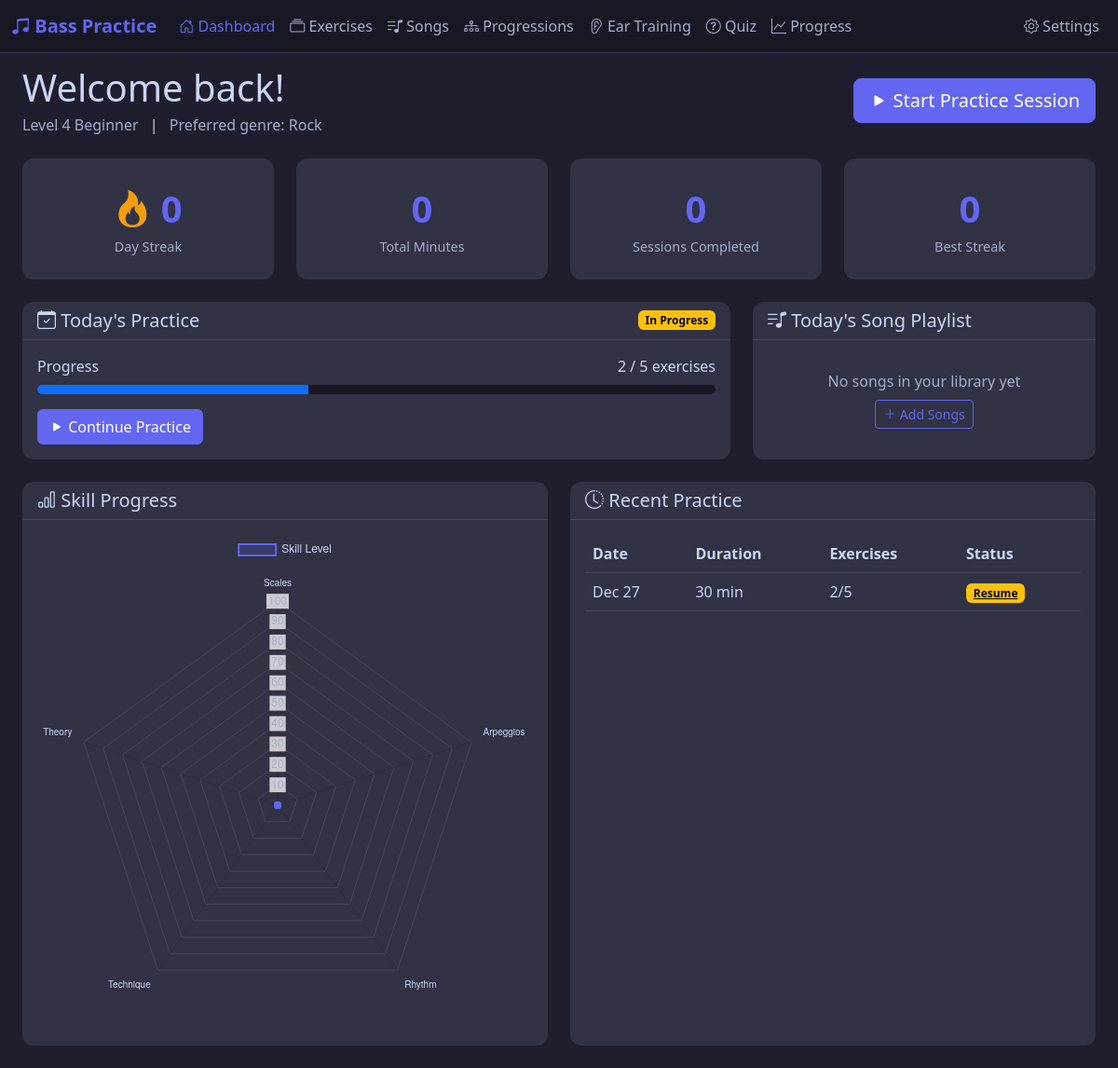
Before: / with the older database file.
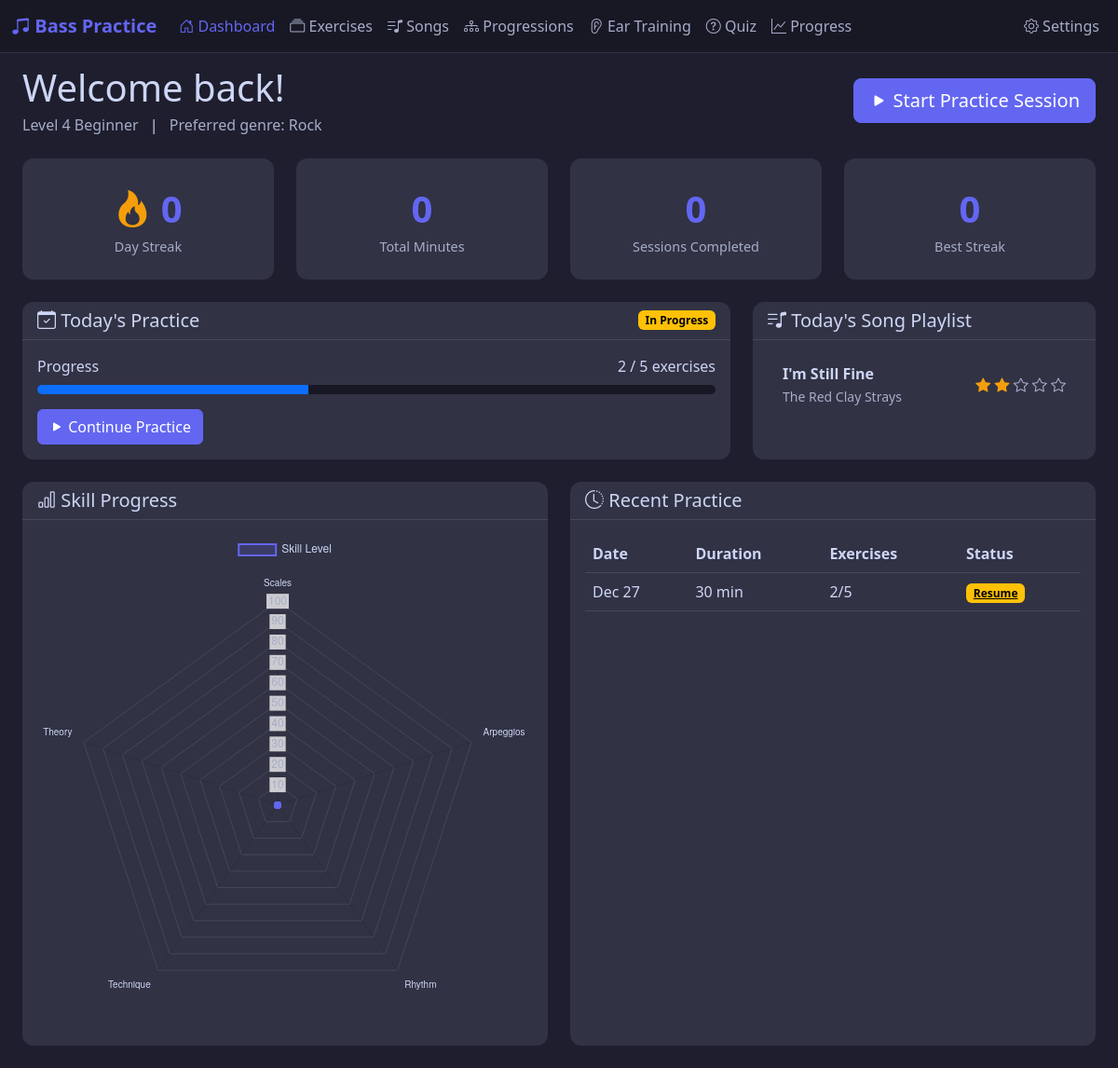
After: the same page with the newer database file.
### app/models.py (models this page shows, shortened)
class PracticeSession(db.Model):
    __tablename__ = 'practice_sessions'
    id = db.Column(db.Integer, primary_key=True)
    session_date = db.Column(db.Date, nullable=False, default=date.today)
    planned_duration = db.Column(db.Integer)  # minutes
    actual_duration = db.Column(db.Integer)  # minutes
    completed_exercises = db.Column(db.Integer, default=0)
    total_exercises = db.Column(db.Integer, default=0)
    session_notes = db.Column(db.Text)
    session_rating = db.Column(db.Integer)  # 1-5 stars
    is_completed = db.Column(db.Boolean, default=False)
    created_at = db.Column(db.DateTime, default=datetime.utcnow)
    exercises = db.relationship('SessionExercise', backref='session', lazy=True, cascade='all, delete-orphan')

class Song(db.Model):
    __tablename__ = 'songs'
    id = db.Column(db.Integer, primary_key=True)
    title = db.Column(db.String(100), nullable=False)
    artist = db.Column(db.String(100))
    genre = db.Column(db.String(50))
    difficulty_level = db.Column(db.Integer)  # 1-10
    key_signature = db.Column(db.String(10))
    tempo_bpm = db.Column(db.Integer)
    duration_minutes = db.Column(db.Integer)
    bass_notes = db.Column(db.Text)  # JSON array of bass notes/tabs
    chord_progression = db.Column(db.Text)  # JSON array of chords
    youtube_url = db.Column(db.String(255))
    practice_notes = db.Column(db.Text)
    mastery_level = db.Column(db.Integer, default=0)  # 0-5 scale
    last_practiced = db.Column(db.Date)
    practice_count = db.Column(db.Integer, default=0)
    created_at = db.Column(db.DateTime, default=datetime.utcnow)

### app/routes.py (the view)
@main_bp.route('/')
def dashboard():
    profile = UserProfile.query.first()
    if not profile:
        return redirect(url_for('main.settings'))
    streak = PracticeStreak.query.first()
    if not streak:
        streak = PracticeStreak()
        db.session.add(streak)
        db.session.commit()
    today = date.today()
    todays_session = PracticeSession.query.filter_by(session_date=today).first()
    recent_sessions = PracticeSession.query.order_by(
        PracticeSession.session_date.desc()
    ).limit(7).all()
    progress_data = Progress.query.all()
    song_playlist = generate_daily_song_playlist()
    total_practice_time = db.session.query(
        db.func.sum(PracticeSession.actual_duration)
    ).scalar() or 0
    total_sessions = PracticeSession.query.filter_by(is_completed=True).count()
    return render_template('dashboard.html',
        profile=profile,
        streak=streak,
        todays_session=todays_session,
        recent_sessions=recent_sessions,
        progress_data=progress_data,
        song_playlist=song_playlist,
        total_practice_time=total_practice_time,
        total_sessions=total_sessions
    )

### app/song_manager.py (called while the page is built)
def get_recently_practiced_songs(days=7):
    cutoff_date = date.today() - timedelta(days=days)
    return Song.query.filter(Song.last_practiced >= cutoff_date).all()

### app/templates/dashboard.html (shortened to what the changed rows need)
{% extends "base.html" %}
{% block content %}
<div class="container-fluid px-4">
    <div class="row mb-4">
        <div class="col-12">
            <div class="d-flex justify-content-between align-items-center">
                <div>
                    <h1 class="mb-1">Welcome back!</h1>
                </div>
            </div>
        </div>
    </div>
    <div class="row">
        <div class="col-lg-8 mb-4">
            <div class="card h-100">
                <div class="card-header d-flex justify-content-between align-items-center">
                    <h5 class="mb-0"><i class="bi bi-calendar-check"></i> Today's Practice</h5>
                    {% if todays_session %}
                        <span class="badge {% if todays_session.is_completed %}bg-success{% else %}bg-warning{% endif %}">
                            {{ 'Completed' if todays_session.is_completed else 'In Progress' }}
                        </span>
                    {% endif %}
                </div>
                <div class="card-body">
                    {% if todays_session %}
                        <div class="mb-3">
                            <div class="d-flex justify-content-between mb-2">
                                <span>Progress</span>
                                <span>{{ todays_session.completed_exercises }} / {{ todays_session.total_exercises }} exercises</span>
                            </div>
                            <div class="progress" style="height: 10px;">
                                {% set progress_pct = (todays_session.completed_exercises / todays_session.total_exercises * 100) if todays_session.total_exercises > 0 else 0 %}
                                <div class="progress-bar bg-primary" style="width: {{ progress_pct }}%"></div>
                            </div>
                        </div>
                        {% if not todays_session.is_completed %}
                            <a href="{{ url_for('main.practice_session', session_id=todays_session.id) }}" class="btn btn-primary">
                                <i class="bi bi-play-fill"></i> Continue Practice
                            </a>
                        {% else %}
                            <p class="text-success mb-0">
                                <i class="bi bi-check-circle-fill"></i> Great job! You completed today's practice.
                            </p>
                        {% endif %}
                    {% endif %}
                </div>
            </div>
        </div>
        <div class="col-lg-4 mb-4">
            <div class="card h-100">
                <div class="card-body">
                    {% if song_playlist %}
                        <ul class="list-group list-group-flush">
                            {% for song in song_playlist %}
                                <li class="list-group-item bg-transparent d-flex justify-content-between align-items-center">
                                    <div>
                                        <strong>{{ song.title }}</strong>
                                        {% if song.artist %}
                                            <br><small class="text-secondary">{{ song.artist }}</small>
                                        {% endif %}
                                    </div>
                                    <div class="mastery-stars">
                                        {% for i in range(5) %}
                                            <i class="bi bi-star{% if i < song.mastery_level %}-fill{% endif %}"></i>
                                        {% endfor %}
                                    </div>
                                </li>
                            {% endfor %}
                        </ul>
                    {% else %}
                        <div class="text-center py-3">
                            <p class="text-secondary mb-2">No songs in your library yet</p>
                            <a href="{{ url_for('main.add_song') }}" class="btn btn-outline-primary btn-sm">
                                <i class="bi bi-plus-lg"></i> Add Songs
                            </a>
                        </div>
                    {% endif %}
                </div>
            </div>
        </div>
    </div>
    <div class="row">
        <div class="col-lg-6 mb-4">
            <div class="card h-100">
                <div class="card-body">
                    {% if recent_sessions %}
                        <div class="table-responsive">
                            <table class="table table-dark table-hover">
                                <thead>
                                    <tr>
                                        <th>Date</th>
                                        <th>Duration</th>
                                        <th>Exercises</th>
                                        <th>Status</th>
                                    </tr>
                                </thead>
                                <tbody>
                                    {% for session in recent_sessions %}
                                        <tr>
                                            <td>{{ session.session_date.strftime('%b %d') }}</td>
                                            <td>{{ session.actual_duration or session.planned_duration }} min</td>
                                            <td>{{ session.completed_exercises }}/{{ session.total_exercises }}</td>
                                            <td>
                                                {% if session.is_completed %}
                                                    <span class="badge bg-success">Done</span>
                                                {% else %}
                                                    <a href="{{ url_for('main.practice_session', session_id=session.id) }}" class="badge bg-warning text-dark">Resume</a>
                                                {% endif %}
                                            </td>
                                        </tr>
                                    {% endfor %}
                                </tbody>
                            </table>
                        </div>
                    {% else %}
                        <p class="text-center text-secondary py-4">No practice sessions yet. Start your first one!</p>
                    {% endif %}
                </div>
            </div>
        </div>
    </div>
</div>
{% endblock %}
{% block extra_js %}
<script>
    // Progress Chart
    const ctx = document.getElementById('progressChart');
    if (ctx) {
        new Chart(ctx, {
            type: 'radar',
            data: {
                labels: ['Scales', 'Arpeggios', 'Rhythm', 'Technique', 'Theory'],
                datasets: [{
                    label: 'Skill Level',
                    data: [
                        {% for p in progress_data %}
                            {{ (p.skill_level * 100)|round(1) }}{% if not loop.last %},{% endif %}
                        {% endfor %}
                    ],
                    backgroundColor: 'rgba(99, 102, 241, 0.2)',
                    borderColor: 'rgb(99, 102, 241)',
                    borderWidth: 2,
                    pointBackgroundColor: 'rgb(99, 102, 241)'
                }]
            },
            options: {
                responsive: true,
                scales: {
                    r: {
                        beginAtZero: true,
                        max: 100,
                        ticks: {
                            color: '#a6adc8'
                        },
                        grid: {
                            color: 'rgba(255,255,255,0.1)'
                        },
                        pointLabels: {
                            color: '#cdd6f4'
                        }
                    }
                },
                plugins: {
                    legend: {
                        labels: {
                            color: '#cdd6f4'
                        }
                    }
                }
            }
        });
    }
</script>
{% endblock %}

Changed rows visible on the page:
added Song: title "I'm Still Fine", artist "The Red Clay Strays", mastery_level 2 (drawn)
Other visible differences:
text no longer shown: "No songs in your library yet Add Songs"
